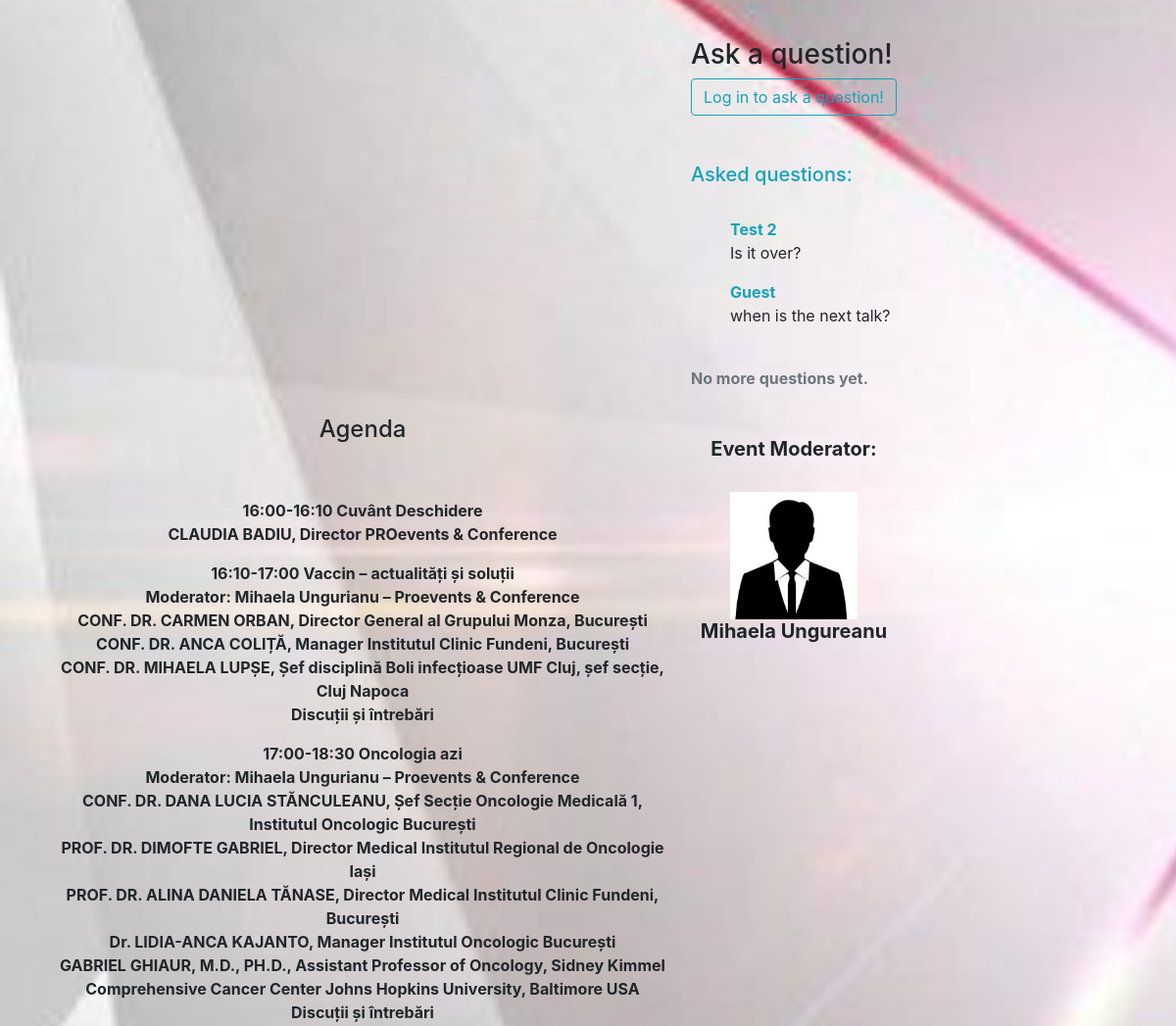
Page /?e=12 (middle part) on the earlier database version.
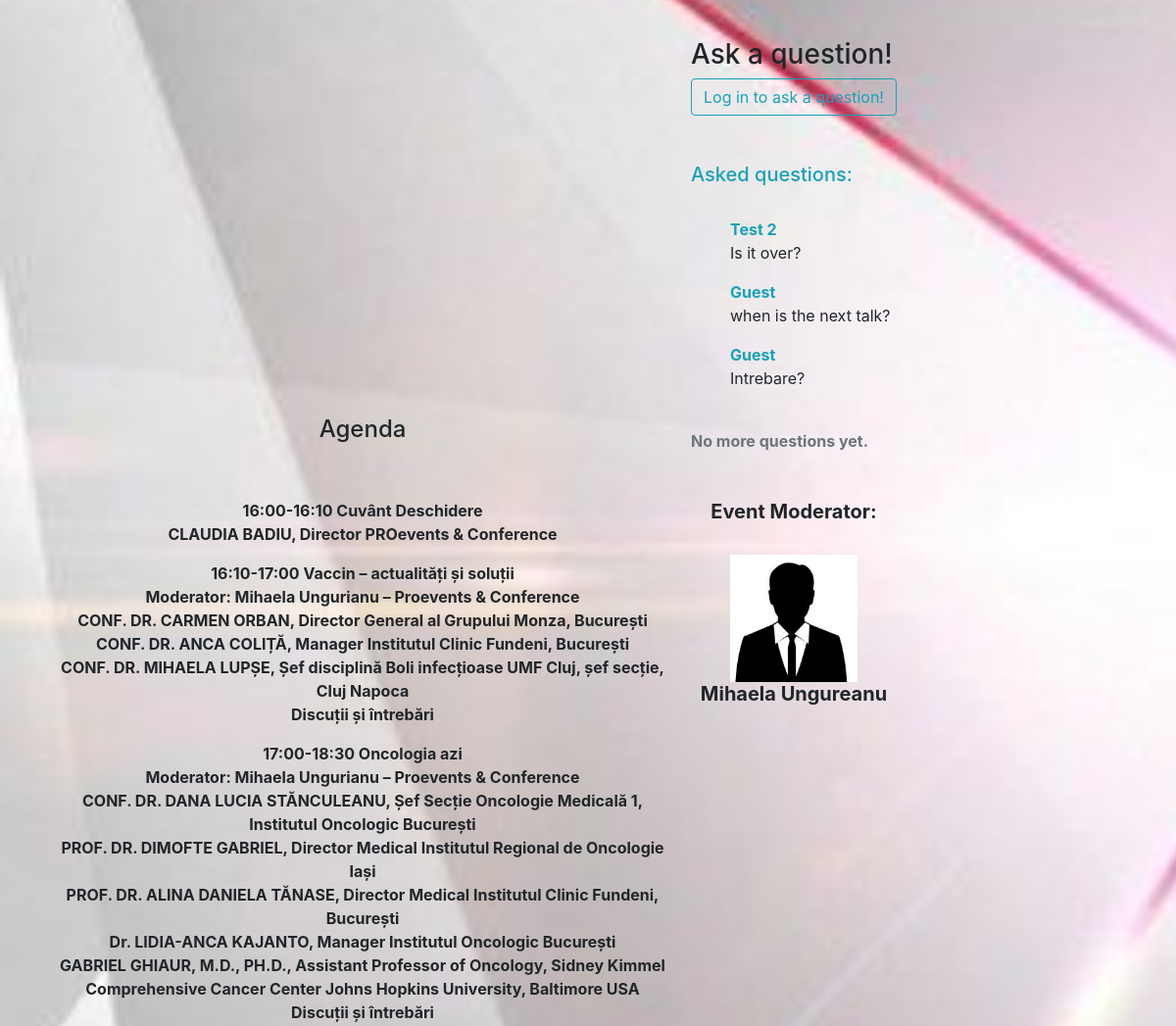
Same page on the later database version.
### app2/models.py (models this page shows, shortened)
class Question(models.Model):
    eveniment = models.ForeignKey(Events, on_delete=models.CASCADE, related_name='all_questions')
    name = models.CharField(max_length=80)
    email = models.EmailField()
    body = models.TextField()
    created_on = models.DateTimeField(auto_now_add=True)
    active = models.BooleanField(default=True)

### app1/views.py (the view, shortened to what this page needs)
# urls.py: path('', EventzDetailView.as_view(), name='event_detail'),
class EventzDetailView(CreateView):
    model = Question
    template_name = 'app1/events/event_live.html'
    form_class = QuestionForm
    def get_context_data(self, **kwargs):
        data = super(EventzDetailView, self).get_context_data(**kwargs)
        data['object'] = Events.objects.get(id=self.request.GET.get('e'))
        data['all_questions'] = Question.objects.filter(eveniment_id=self.request.GET.get('e'))
        return data

### templates/app1/events/event_live.html (shortened to what this page needs)
{% extends 'menu.html' %}
{% block content %}
<table xmlns="http://www.w3.org/1999/html">
        <tbody>
            <tr>
                <td width="full"><center>
                    <br><h3>{{ object.eventname }}</h3>
                    <br><h4>{{ object.eventdate }} - {{ object.event_type }}</h4><br>
                    <br>
                    <br><br>
                </center></td></tr>
        </tbody>
</table>
            <table xmlns="http://www.w3.org/1999/html">
            <tbody>
                <tr>
                    <td width="650">
                        <iframe src="{{ object.video_url }}" width="621" height="355" frameborder="0" allow="autoplay; fullscreen; picture-in-picture" allowfullscreen></iframe>
                        <br><br><center>
    <h4>Agenda</h4>
<br><br>
    <b>{{ object.eventagenda|linebreaks }}</b></center>
</td>
                    <td valign="top">
<h3>Ask a question!</h3>
<div id="questions_section">
   {% if request.user.is_authenticated == False %}
  <a class="btn btn-outline-info" href="{% url 'login' %}">Log in to ask a question!</a><br>
   {% endif %}
<br><br>
    <strong class="text-info"><h5>Asked questions:</h5></strong>
  <ul>
<br>
    {% for question in all_questions %}
     <div>
        <span>
          <strong class="text-info">{{ question.name }} </strong>
        </span>
        <p>
          {{ question.body }}
        </p>
      </div>
    {% endfor %}
  </ul>
<strong class="text-secondary"><br>No more questions yet.</strong>
    <br><br><br>
        <center><h5><b>Event Moderator:</b></h5><br>
        <img src="/media/moderator.jpg" width="130"><br>
            <h5><b>{{ object.moderator }}</b></h5></center>
</div></td></tr></tbody></table>
<br><br><br>
    <br><br><br>
{% endblock %}

Differences in the rows shown:
added Question: name "Guest", body "Intrebare?"
